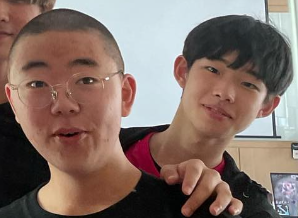
#> input picture happy.png, 298 x 218 px, found by its file name
$ jupyter execute affline_transformation.ipynb
#> lines starting #> are read from the running program, lines starting #| are printed output that depends on the picture; after the words box and inside, x2 and y2 are one past the last pixel; in counts of white or black regions, pixels touching at a corner belong together
[cell 1]
import cv2
import numpy as np
from matplotlib import pyplot as plt

def image_transformation():
    img = cv2.imread('C://Users//user//python//happy.png', cv2.IMREAD_COLOR)
#> img is the input picture: shape (218, 298, 3); mean B, G, R 104.6, 112.6, 132.2
    rows, cols = img.shape[:2]
#> rows = 218; cols = 298
    pts1 = np.float32([[140, 100], [360, 100], [140, 300]])
    pts2 = np.float32([[140, 280], [360, 170], [140, 480]])
    cv2.circle(img, (140, 100), 10, (255, 0, 0), -1)
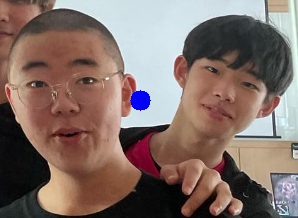
#> img: shape (218, 298, 3); 0.49% of pixels changed, all inside (x1, y1, x2, y2) = (130, 90, 151, 111)
    cv2.circle(img, (360, 100), 10, (0, 255, 0), -1)
    cv2.circle(img, (140, 300), 10, (0, 0, 255), -1)
    M = cv2.getAffineTransform(pts1, pts2)
    dst = cv2.warpAffine(img, M, (cols, rows))
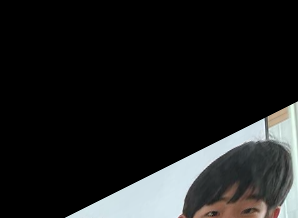
#> dst: shape (218, 298, 3); mean B, G, R 30.7, 30.7, 29.6
    fig = plt.figure()
    b,g,r= cv2.split(img)
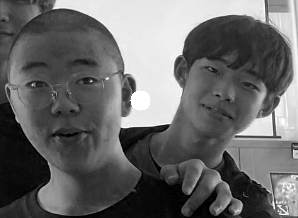
#> b: shape (218, 298); min 0, max 255, mean 104.8
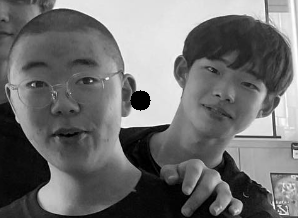
#> g: shape (218, 298); min 0, max 255, mean 111.6
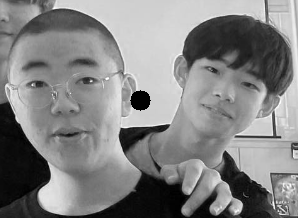
#> r: shape (218, 298); min 0, max 255, mean 131.2
    img_2 = cv2.merge((r,g,b))
    plt.subplot(121), plt.imshow(img), plt.title('IMAGE')
    plt.subplot(122), plt.imshow(dst), plt.title('AFFINE')

image_transformation()
#> figure, not shown here; B, G, R data is drawn as R, G, B
